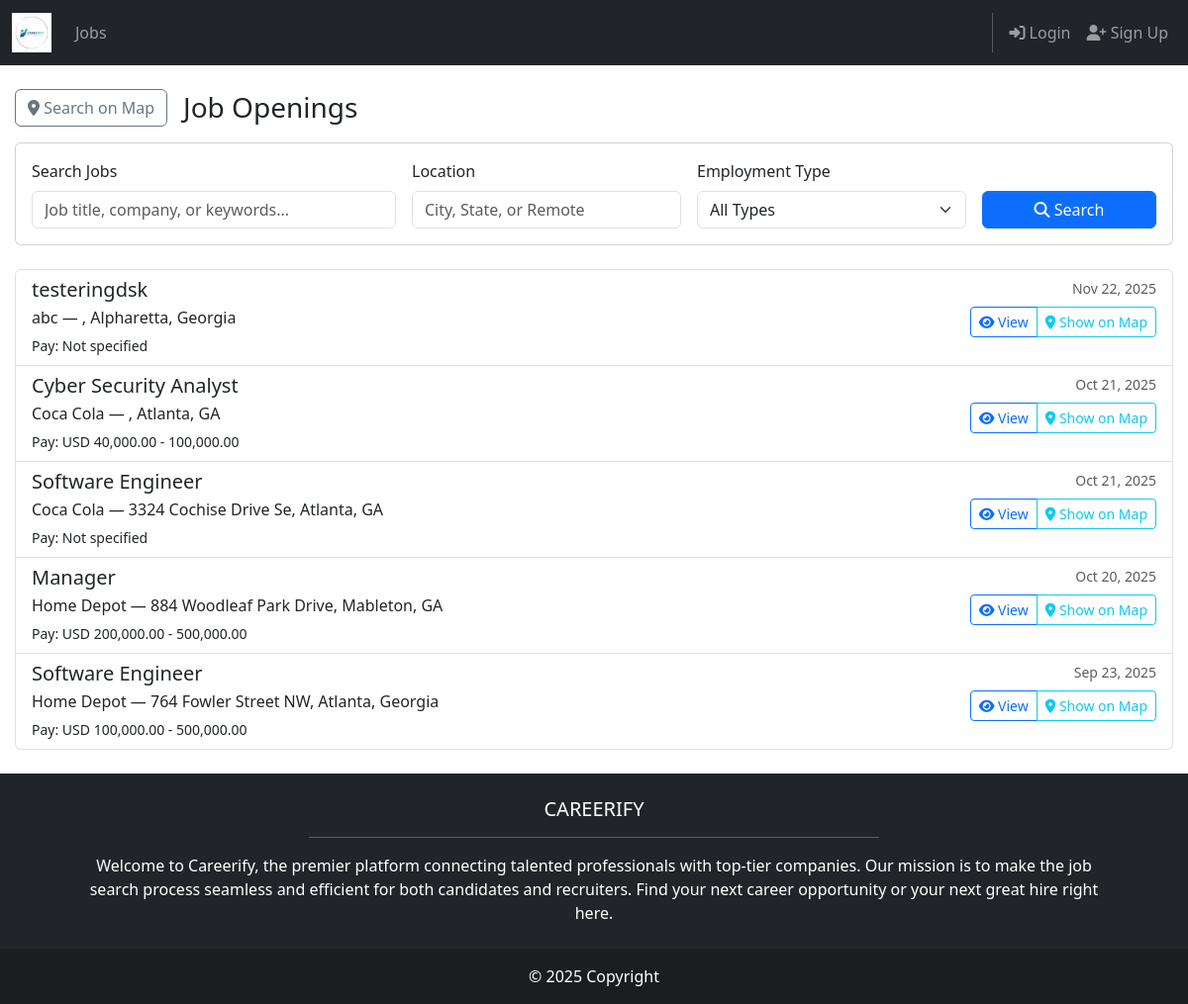
The app's page /jobs/, older data.
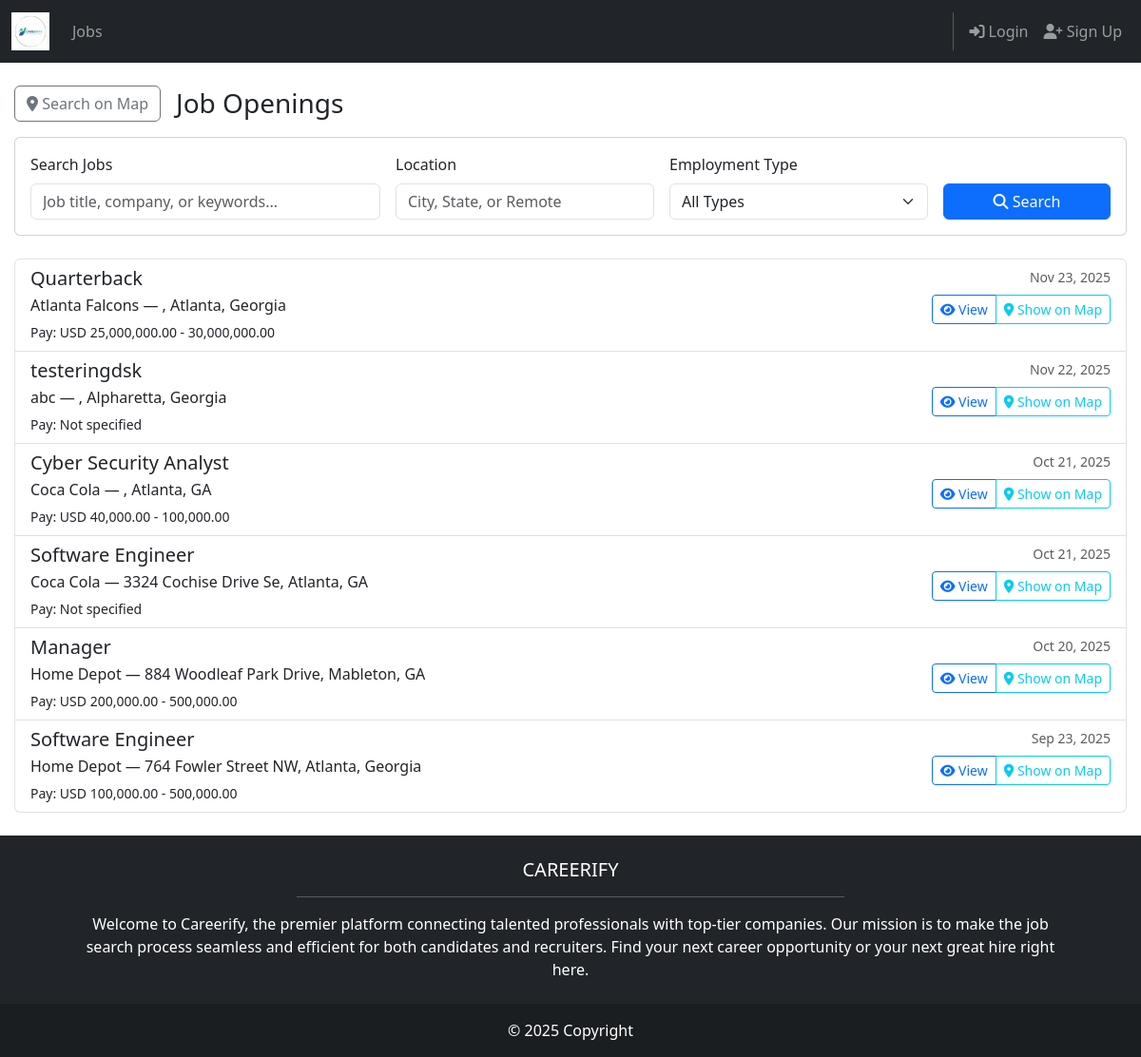
The same page, newer data.
### jobpostings/models.py (models this page shows, shortened)
class JobPosting(models.Model):
    EMPLOYMENT_TYPE_CHOICES = (
        ('full_time', 'Full-time'),
        ('part_time', 'Part-time'),
        ('contract', 'Contract'),
        ('internship', 'Internship'),
        ('temporary', 'Temporary'),
        ('other', 'Other'),
    )
    company_name = models.CharField(max_length=150)
    title = models.CharField(max_length=150)
    city = models.CharField(max_length=100, default='')
    state = models.CharField(max_length=50, default='')
    address = models.CharField(max_length=50, blank=True, help_text="Address")
    pay_min = models.DecimalField(max_digits=10, decimal_places=2, null=True, blank=True)
    pay_max = models.DecimalField(max_digits=10, decimal_places=2, null=True, blank=True)
    currency = models.CharField(max_length=10, default='USD')
    employment_type = models.CharField(max_length=20, choices=EMPLOYMENT_TYPE_CHOICES, default='full_time')
    description = models.TextField()
    benefits = models.TextField(blank=True)
    required_skills = models.TextField(blank=True, help_text="List of skills required for this role (comma, semicolon, or newline separated)")
    application_url = models.URLField(blank=True)
    application_email = models.EmailField(blank=True)
    posted_by = models.ForeignKey(User, on_delete=models.SET_NULL, null=True, blank=True, related_name='job_postings')
    created_at = models.DateTimeField(auto_now_add=True)
    updated_at = models.DateTimeField(auto_now=True)
    is_active = models.BooleanField(default=True)
    class Meta:
        ordering = ['-created_at']
    def pay_range_display(self) -> str:
        if self.pay_min is not None and self.pay_max is not None:
            return f"{self.currency} {self.pay_min:,.2f} - {self.pay_max:,.2f}"
        if self.pay_min is not None:
            return f"From {self.currency} {self.pay_min:,.2f}"
        if self.pay_max is not None:
            return f"Up to {self.currency} {self.pay_max:,.2f}"
        return "Not specified"
    def location_display(self) -> str:
        return f"{self.city}, {self.state}"

### jobpostings/views.py (the view, shortened to what this page needs)
# urls.py: path('', views.job_list_view, name='list'),
def job_list_view(request):
    jobs = JobPosting.objects.filter(is_active=True)
    search_query = request.GET.get('search', '')
    location_filter = request.GET.get('location', '')
    employment_type_filter = request.GET.get('employment_type', '')
    if employment_type_filter:
        jobs = jobs.filter(employment_type=employment_type_filter)
    recommended_jobs = []
    context = {
        'jobs': jobs,
        'recommended_jobs': recommended_jobs,
        'search_query': search_query,
        'location_filter': location_filter,
        'employment_type_filter': employment_type_filter,
        'employment_types': JobPosting.EMPLOYMENT_TYPE_CHOICES,
    }
    return render(request, 'jobpostings/job_list.html', context)

### messaging/context_processors.py (called while the page is built)
def unread_message_count(request):
    if request.user.is_authenticated:
        unread_count = Message.objects.filter(
            conversation__participants=request.user,
            is_read=False
        ).exclude(sender=request.user).count()
        return {'unread_message_count': unread_count}
    return {'unread_message_count': 0}

### jobpostings/templates/jobpostings/job_list.html (shortened to what this page needs)
{% extends 'base.html' %}
{% block content %}
<div class="container py-4">
	<div class="d-flex justify-content-between align-items-center mb-3">
		<div class="d-flex align-items-center gap-3">
			<a href="{% url 'jobpostings:map' %}" class="btn btn-outline-secondary">
				<i class="fas fa-map-marker-alt"></i> Search on Map
			</a>
			<h3 class="mb-0">Job Openings</h3>
		</div>
	</div>
	<div class="card mb-4">
		<div class="card-body">
			<form method="GET" class="row g-3">
				<div class="col-md-4">
					<label for="search" class="form-label">Search Jobs</label>
					<input type="text" class="form-control" id="search" name="search"
						   value="{{ search_query }}" placeholder="Job title, company, or keywords...">
				</div>
				<div class="col-md-3">
					<label for="location" class="form-label">Location</label>
					<input type="text" class="form-control" id="location" name="location"
						   value="{{ location_filter }}" placeholder="City, State, or Remote">
				</div>
				<div class="col-md-3">
					<label for="employment_type" class="form-label">Employment Type</label>
					<select class="form-select" id="employment_type" name="employment_type">
						<option value="">All Types</option>
					</select>
				</div>
				<div class="col-md-2 d-flex align-items-end">
					<button type="submit" class="btn btn-primary w-100">
						<i class="fas fa-search"></i> Search
					</button>
				</div>
			</form>
		</div>
	</div>
	{% if jobs %}
		<div class="list-group">
			{% for job in jobs %}
			<div class="list-group-item">
				<div class="d-flex w-100 justify-content-between">
					<div class="flex-grow-1">
						<h5 class="mb-1">{{ job.title }}</h5>
							<p class="mb-1">{{ job.company_name }} — {{ job.address }}, {{ job.location_display }}</p>
						<small>Pay: {{ job.pay_range_display }}</small>
					</div>
					<div class="d-flex flex-column align-items-end">
						<small class="text-muted mb-2">{{ job.created_at|date:"M d, Y" }}</small>
						<div class="btn-group" role="group">
							<a href="{% url 'jobpostings:detail' job.id %}" class="btn btn-outline-primary btn-sm">
								<i class="fas fa-eye"></i> View
							</a>
							<a href="{% url 'jobpostings:map' %}?location={{ job.address }}&job_id={{ job.id }}" class="btn btn-outline-info btn-sm">
								<i class="fas fa-map-marker-alt"></i> Show on Map
							</a>
						</div>
					</div>
				</div>
			</div>
			{% endfor %}
		</div>
	{% else %}
		<p>No jobs posted yet.</p>
	{% endif %}
</div>
{% endblock content %}

### JobRecruiter/templates/base.html (shortened to what this page needs)
<!DOCTYPE html>
<html>
    {%load static%}
  <head>
    <link href=
      "https://cdn.jsdelivr.net/npm/bootstrap@5.3.3/dist/css/bootstrap.min.css" rel="stylesheet">
    <link rel= "stylesheet"  href="https://cdnjs.cloudflare.com/ajax/libs/font-awesome/6.1.1/css/all.min.css">
    <link rel="stylesheet" type="text/css" href="{% static 'css/style.css' %}">
  </head>
  <body class="d-flex flex-column min-vh-100">
    <nav class="navbar navbar-expand-lg navbar-dark bg-dark">
    <div class="container-fluid">
        <a class="navbar-brand" href="{% url 'home.index' %}">
            <img src="{% static 'img/careerifylogo.png' %}" alt="Logo" height="40">
        </a>
        <div class="collapse navbar-collapse" id="mainNavbar">
            <ul class="navbar-nav me-auto mb-2 mb-lg-0">
                <li class="nav-item">
                    <a class="nav-link" href="{% url 'jobpostings:list' %}">Jobs</a>
                </li>
                </ul>
                <div class="navbar-nav">
                  {% if user.is_authenticated %}
                      <a class="nav-link" href="{% url 'accounts.profile' %}">
                          <i class="fas fa-user"></i> Profile
                      </a>
                      {% if request.profile and request.profile.account_type == 'jobseeker' %}
                          <a class="nav-link" href="{% url 'jobpostings:job_seeker_applications' %}">My Applications</a>
                      {% endif %}
                      <a class="nav-link" href="{% url 'accounts.logout' %}">
                          <i class="fas fa-sign-out-alt"></i> Logout ({{ user.username }})
                      </a>
                  {% else %}
                      <a class="nav-link" href="{% url 'accounts.login' %}">
                          <i class="fas fa-sign-in-alt"></i> Login
                      </a>
                      <a class="nav-link" href="{% url 'accounts.signup' %}">
                          <i class="fas fa-user-plus"></i> Sign Up
                      </a>
                  {% endif %}
              </div>
        </div>
    </div>
</nav>
    <main class='flex-grow-1'>
      {% block content %}
      {% endblock content %}
    </main>
    <footer class="bg-dark text-center text-white">
      <div class="container p-4 pb-0">
        <section class="mb-4">
          <h5 class="text-uppercase">Careerify</h5>
          <hr class="w-50 mx-auto" />
          <p class="px-md-5">
            Welcome to Careerify, the premier platform connecting talented professionals with top-tier companies. Our mission is to make the job search process seamless and efficient for both candidates and recruiters. Find your next career opportunity or your next great hire right here.
          </p>
        </section>
        </div>
      <div class="text-center p-3" style="background-color: rgba(0, 0, 0, 0.2);">
        © 2025 Copyright
      </div>
      </footer>
  </body>
</html>

### JobRecruiter/static/css/style.css (style rules this page uses)
.text-center { text-align: center !important; }
.container { max-width: 1200px; margin: 0 auto; padding: 0 15px; }
main { flex: 1; }

Row changes from the older to the newer data that the page shows:
added JobPosting: title "Quarterback", company_name "Atlanta Falcons", location_display "Atlanta, Georgia", pay_range_display "USD 25,000,000.00 - 30,000,000.00", created_at "Nov 23, 2025"
